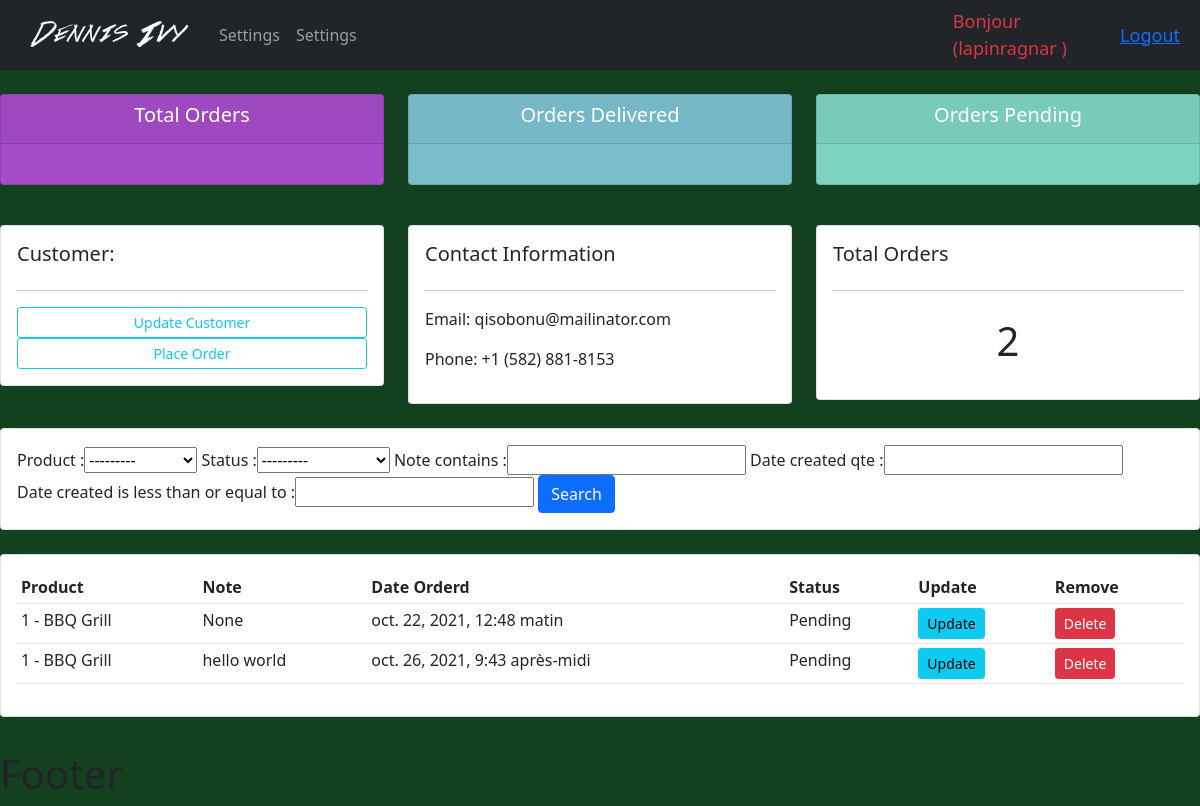
Screenshot of /customers/2 (signed in) with the database file from the repository.
### accounts/models.py (models this page shows, shortened)
class Customer(models.Model):
    user = models.OneToOneField(User, null=True, blank=True, on_delete=models.CASCADE)
    name = models.CharField(max_length=200, null=True)
    phone = models.CharField(max_length=200, null=True)
    email = models.CharField(max_length=200, null=True)
    profile_pic = models.ImageField(default='profile1.png', null=True, blank=True)
    date_created = models.DateTimeField(auto_now_add=True, null=True)

class Order(models.Model):
    STATUS = (
        ('Pending', 'Pending'),
        ('Out of delivery', 'Out of delivery'),
        ('Delivered', 'Delivered')
    )
    customer = models.ForeignKey(Customer, null=True, on_delete=models.SET_NULL)
    product = models.ForeignKey(Product, null=True, on_delete=models.SET_NULL)
    date_created = models.DateTimeField(auto_now_add=True, null=True)
    status = models.CharField(max_length=200, null=True, choices=STATUS)
    note = models.CharField(max_length=1000, null=True)

class Product(models.Model):
    CATEGORY = (
        ('Indoor', 'Indoor'),
        ('Out Door', 'Out Door')
    )
    name = models.CharField(max_length=200, null=True)
    price = models.FloatField(null=True)
    category = models.CharField(max_length=200, null=True, choices=CATEGORY)
    description = models.CharField(max_length=200, null=True, blank=True)
    date_created = models.DateTimeField(auto_now_add=True, null=True)
    tags = models.ManyToManyField(Tag)
    def __str__(self):
        return f" {self.id} - {self.name} "

### accounts/decorators.py (the view)
        def weapper_func(request, *args, **kwargs):
            print("ca marche!", allowed_roles)
            group = None
            if request.user.groups.exists():
                group = request.user.groups.all()[0].name
            if group in allowed_roles:
                return view_func(request, *args, **kwargs)
            else:
                return HttpResponse('You are not authorized to view this page!')

### accounts/views.py (called while the page is built)
@login_required(login_url='login')
@allowed_users(allowed_roles=['admin'])
def customers(request, pk_test):
    customer = Customer.objects.get(id=pk_test)
    orders = customer.order_set.all()
    order_count = orders.count()
    myfilter = OrderFilter(request.GET, queryset=orders)
    orders = myfilter.qs
    context = {
        'customer': customer,
        'orders': orders,
        'order_count': order_count,
        'myfilter': myfilter,
    }
    return render(request, 'accounts/customers.html', context)

### templates/accounts/customers.html (shortened to what this page needs)
{% extends 'accounts/main.html' %}
{% block content %}
    <br>
    <div class="row">
        <div class="col-md">
            <div class="card card-body">
                <h5>Customer:</h5>
                <hr>
                <a class="btn btn-outline-info  btn-sm btn-block" href="">Update Customer</a>
                <a class="btn btn-outline-info  btn-sm btn-block" href="{% url 'create_order' customer.id %}">Place Order</a>
            </div>
        </div>
        <div class="col-md">
            <div class="card card-body">
                <h5>Contact Information</h5>
                <hr>
                <p>Email: {{ customer.email }} </p>
                <p>Phone: {{ customer.phone }} </p>
            </div>
        </div>
        <div class="col-md">
            <div class="card card-body">
                <h5>Total Orders</h5>
                <hr>
                <h1 style="text-align: center;padding: 10px">{{ order_count }}</h1>
            </div>
        </div>
    </div>
    <br>
    <div class="row">
        <div class="col">
            <div class="card card-body">
                <form method="get">
                    {{ myfilter.form }}
                    <button class="btn btn-primary" type="submit">Search</button>
                </form>
            </div>
        </div>
    </div>
    <br>
    <div class="row">
        <div class="col-md">
            <div class="card card-body">
                <table class="table table-sm">
                    <tr>
                        <th>Product</th>
                        <th>Note</th>
                        <th>Date Orderd</th>
                        <th>Status</th>
                        <th>Update</th>
                        <th>Remove</th>
                    </tr>
                    {% for order in orders %}
                        <tr>
                            <td>{{ order.product }}</td>
                            <td>{{ order.note }}</td>
                            <td>{{ order.date_created }}</td>
                            <td>{{ order.status }}</td>
                            <td><a class="btn btn-sm btn-info" href="{% url 'update_order' order.id %}">Update</a></td>
                            <td><a class="btn btn-sm btn-danger" href="{% url 'delete_order' order.id %}">Delete</a></td>
                        </tr>
                    {% endfor %}
                </table>
            </div>
        </div>
    </div>
{% endblock %}

### templates/accounts/partials/_navbar.html (shortened to what this page needs)
{% load static %}
<nav class="navbar navbar-expand-lg navbar-dark bg-dark">
  <div class="container-fluid">
        <img src="{% static 'images/logo.png' %}" alt="">
        <div class="collapse navbar-collapse" id="navbarNav">
          <ul class="navbar-nav">
            {% if request.user.is_stuff %}
                <li class="nav-item">
                  <a class="nav-link" href="{% url 'home' %}">Dashboard</a>
                </li>
                <li class="nav-item">
                  <a class="nav-link" href="{% url 'products' %}">Products</a>
                </li>
            {% else %}
                <li class="nav-item">
                  <a class="nav-link" href="{% url 'account' %}">Settings</a>
                </li>
                <li class="nav-item">
                  <a class="nav-link" href="{% url 'account' %}">Settings</a>
                </li>
            {% endif %}
          </ul>
        </div>
  </div>
    <span class="hello-msg text-danger ">Bonjour ({{ request.user }} )</span>
    <span class="hello-msg"><a href="{% url 'logout' %}">Logout</a></span>
</nav>

### static/css/accounts/main.css (style rules this page uses)
body { background-color: #13401e; }

### templates/accounts/partials/_navbar.html (style rules this page uses)
.hello-msg { font-size: 18px; color: #fff; margin-right: 20px; }

### rows the page displays
Customer: email "qisobonu@mailinator.com", phone "+1 (582) 881-8153"
Order: product "1 - BBQ Grill", note "None", date_created "oct. 22, 2021, 12:48 matin", status "Pending"
Order: product "1 - BBQ Grill", note "hello world", date_created "oct. 26, 2021, 9:43 après-midi", status "Pending"

### other values shown
{{ request.user }} "lapinragnar"
{{ order_count }} "2"
